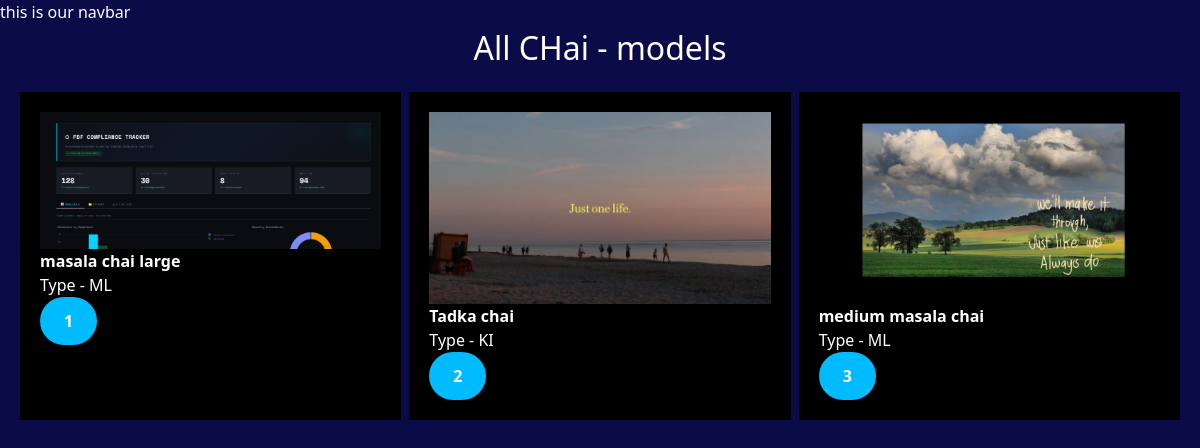
The app's page /chai/ with its own data.
### chai/models.py (models this page shows, shortened)
class ChaiVariety(models.Model):
    CHAI_TYPE = [
        ('ML', 'MASALA'),
        ('GR', 'GINGER'),
        ('KI', 'KIWI'),
        ('PL', 'PLAIN'),
        ('EL', 'ELAICHI'),
    ]
    name = models.CharField(max_length=100)
    image = models.ImageField(upload_to='chais/')
    date_added = models.DateField(default=timezone.now)
    type = models.CharField(max_length=2, choices=CHAI_TYPE)
    description = models.TextField(blank=True)
    price = models.DecimalField(max_digits=10, decimal_places=2, default =10)

### chai/views.py (the view)
# urls.py: path('', views.all_models, name="all-models"), #don't write / in home in python and django
def all_models(request):
    chais = ChaiVariety.objects.all()
    return render(request, 'chai/all_chai.html', {'chais': chais})

### chai/templates/chai/all_chai.html (shortened to what this page needs)
{% extends "layout.html" %}
{% block content %}
<h1>All CHai - models</h1>
<div class="grid grid-cols-3 gap-2 m-5" >
{% for chai in chais %}
    <div class="bg-black p-5">
        <img src="{{chai.image.url}}" alt="img">
        <h3 class="font-bold ">{{chai.name}}</h3>
        <h2>Type - {{chai.type}} </h2>
        <a href="{% url "chai_detail" chai.id %}">
            <button class="px-6 py-3 rounded-full bg-sky-400 text-white font-bold hover:bg-sky-500 active:translate-y-0.5 active:shadow-inner shadow-lg transition-all">{{chai.id}}</button>
        </a>
    </div>
{% endfor %}
</div>
{% endblock %}

### static/style.css (style rules this page uses)
body { background-color: rgb(11, 11, 72); color: #FFFFFF; }
h1 { text-align: center; font-size: 2em; }

### records on screen
ChaiVariety: image (picture), name "masala chai large", type "ML", id "1"
ChaiVariety: image (picture), name "Tadka chai", type "KI", id "2"
ChaiVariety: image (picture), name "medium masala chai", type "ML", id "3"
